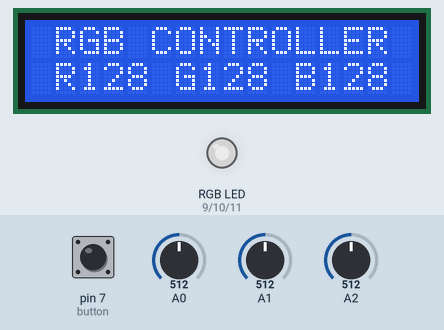
Recording of a sketch running on a simulated Arduino Uno, built with avr-gcc and run on an emulated ATmega328P. On the bench: 16×2 character LCD, an RGB LED mixed from three pins (HIGH = lit). Inputs (shaded band) come from the test bench; at power-on: A0 = 512, A1 = 512, A2 = 512, pin 7 (button) HIGH. Dim RGB values are drawn brighter than linear.

Above: at 3.2 s.
3.3 s: A0 set to 306
At 5.2 s:
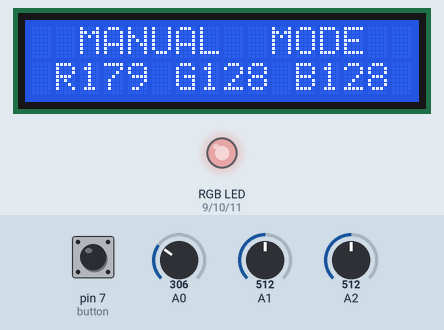
6.3 s: A1 set to 306
At 7.8 s:
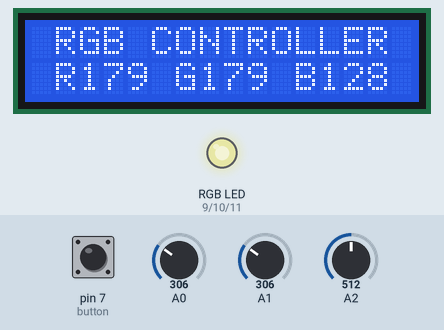
9.3 s: A2 set to 900
At 11.5 s:
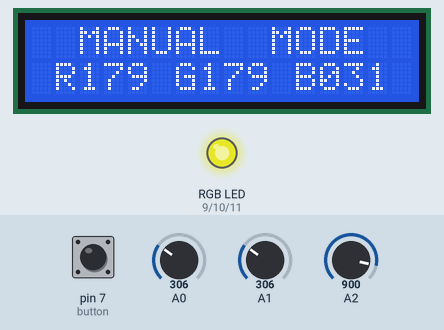
12.3 s: pin 7 (button) pulled LOW for 0.15 s
At 12.7 s:
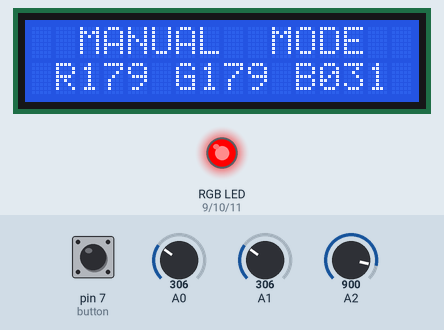
15.3 s: A0 set to 245
17.0 s: A2 set to 1023
Timing chart, 0 to 25.4 s (numbered marks = the images above; inputs shaded):
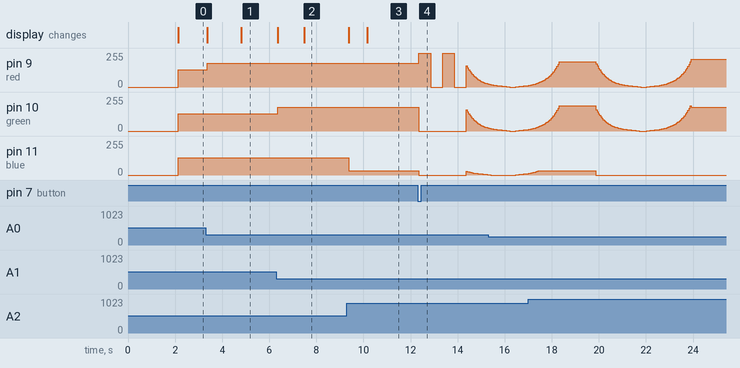

Measured:
- after the input at 3.3 s, pin 9 (red): 128/255 → 179/255 after 0.06 s; the display: first changes after 0.06 s (image 1 shows a later state)
- after the input at 6.3 s, pin 10 (green): 128/255 → 179/255 after 0.06 s; the display: first changes after 0.06 s (image 2 shows a later state)
- after the input at 9.3 s, pin 11 (blue): 128/255 → 31/255 after 0.07 s; the display: first changes after 0.07 s (image 3 shows a later state)
- after the input at 12.3 s, pin 9 (red): 179/255 → 255/255 after 0.06 s, → 0/255 0.50 s later, → 255/255 0.50 s later, → 0/255 0.50 s later, … (23 changes in this stretch)

The sketch:

PcRGB_all.ino
```cpp
//import required libraries
#include <Wire.h>
#include <LiquidCrystal_I2C.h>

//LCD initialisation
LiquidCrystal_I2C lcd = LiquidCrystal_I2C(0x27, 16, 2);

//define pins for RGB values output and button
#define red 9
#define green 10
#define blue 11
#define button 7

//define loop variables to use them later inside loops
int i = 0;
int j = 0;

//define variables for mode selection
const int maxMode = 2; //if you add/remove a mode increase/decrease this value
int mode = 0; //By changing this value you change on which mode the controller will start

//define variables for LCD display and animation
const char *zeroes[] = {"", "0", "00", "000"};
const char *animation[] = {" RGB CONTROLLER ", "  MANUAL  MODE  "};//you can add an extra animation with a different name but you should change the name in line 198 and the animation length accordingly
const int animLen = 2;//enter the length of your animation starting counting from 1
const int maxAnimD = 2000;
int anim_delay = 50;
int curAnim = 0;
int passedD = maxAnimD;

//define variables for reading RGB values from potentiometer
const int minVal = 2; //below this value 0 is returned as reading
int val; //temporarily stores read vealues
int rgb[] = {000, 000, 000};

//define variables for wheel and breath animations
const float breathPercentage = 0.98; //percentage to increase/decrease breathing smoothness
const int wheelDelay = 10;
const int breathDelay = 50;

void setup()
{
  //set analog pins 1-3 as inputs for the potentiometers
  for (i = 0; i < 3; i++);
  {
    pinMode("A" + i, INPUT);
  }

  //same for digital pins for RGB outputs and button
  pinMode(red, OUTPUT);
  pinMode(green, OUTPUT);
  pinMode(blue, OUTPUT);
  pinMode(button, INPUT_PULLUP);

  //LCD initialisation
  lcd.init();
  lcd.backlight();
  lcd.setCursor(0, 0);
  lcd.print(" Your name here ");
  lcd.setCursor(1, 1);
  lcd.print("RGB CONTROLLER");
  delay(2000);
}
void loop()
{
  //change mode if button pressed
  if (digitalRead(button) == LOW)
  {
    //loop through modes
    if (mode < maxMode)
    {
      mode++;

    }
    else
    {
      mode = 0;
    }

    //signal for mode change
    for (int i = 0; i < 2; i++)
    {
      analogWrite(red, 255);
      analogWrite(green, 0);
      analogWrite(blue, 0);
      delay(500);
      analogWrite(red, 0);
      delay(500);
    }
  }

  //go to selected mode
  if (mode == 0)
  {
    manual();
  }
  else if (mode == 1)
  {
    breath();
  }
  else if (mode == 2)
  {
    colorWheel();
  }
}

//loop through colors (rainbow effect)
void colorWheel()
{
  for (/* no initialization */; rgb[0] >= 0, rgb[2] < 255; rgb[2]++, rgb[0]--) /*red -> blue*/
  {
    for (int j = 0; j < 3; j++)
    {
      if (rgb[j] < 0)
      {
        rgb[j] = 0;
      }
      else if (rgb[j] > 255)
      {
        rgb[j] = 255;
      }
    }

    //output RGB values
    analogWrite(red, rgb[0]);
    analogWrite(blue, rgb[2]);
    delay(wheelDelay);

    //test for mode button press
    if (digitalRead(button) == LOW)
    {
      break;
    }
  }

  for (/* no initialization */; rgb[2] >= 0, rgb[1] < 255; rgb[1]++, rgb[2]--) /*blue -> green*/

  {
    for (int j = 0; j < 3; j++)
    {
      if (rgb[j] < 0)
      {
        rgb[j] = 0;
      }
      else if (rgb[j] > 255)
      {
        rgb[j] = 255;
      }
    }
    analogWrite(blue, rgb[2]);
    analogWrite(green, rgb[1]);
    delay(wheelDelay);
    if (digitalRead(button) == LOW)
    {
      break;
    }
  }

  for (/* no initialization */; rgb[1] >= 0, rgb[0] < 255; rgb[0]++, rgb[1]--) /*green -> red*/

  {
    for (int j = 0; j < 3; j++)
    {
      if (rgb[j] < 0)
      {
        rgb[j] = 0;
      }
      else if (rgb[j] > 255)
      {
        rgb[j] = 255;
      }
    }
    analogWrite(red, rgb[0]);
    analogWrite(green, rgb[1]);
    delay(wheelDelay);
    if (digitalRead(button) == LOW)
    {
      break;
    }


  }
}

//changes the color based on the potentiometer input
void manual()
{
  //animation frame change
  if (passedD >= maxAnimD)
  {
    if (curAnim >= animLen)
    {
      curAnim = 0;
    }

    //show animation frame on LCD
    lcd.setCursor(0, 0);
    lcd.print(animation[curAnim]);
    curAnim ++;
    passedD = 0;
  }
  else
  {
    passedD += anim_delay;
  }

  //read values
  valRead();

  //write values to LCD
  lcd.setCursor(1, 1);
  lcd.print("R" + String(zeroes[3 - (String(rgb[0]).length())] + String(rgb[0])) + " G" + String(zeroes[3 - (String(rgb[1]).length())] + String(rgb[1])) + " B" + String(zeroes[3 - (String(rgb[2]).length())] + String(rgb[2]))); //each color is formated with the right amount of zeroes

  //output RGB values
  analogWrite(red, rgb[0]);
  analogWrite(green, rgb[1]);
  analogWrite(blue, rgb[2]);

  delay(anim_delay);
}

void breath()
{
  //read and write values
  valRead();
  analogWrite(red, rgb[0]);
  analogWrite(green, rgb[1]);
  analogWrite(blue, rgb[2]);

  //save rgb values for later use
  int beforeRGB[] = {rgb[0], rgb[1], rgb[2]};
  int previousRGB[] = {0, 0, 0};
  //dim down
  while (rgb[0] > 0 || rgb[1] > 0 || rgb[2] > 0)
  {
    for (int j = 0; j < 3; j++)
    {
      // test for button press
      if (digitalRead(button) == LOW)
      {
        break;
      }

      //change RGB values and correct any mistakes
      if (rgb[j] > 0)
      {
        rgb[j] = round(rgb[j] * 0.9);
        if (rgb[j] == previousRGB[j])
        {
          rgb[j]--;
        }
        previousRGB[j] = rgb[j];
      }
      else
      {
        rgb[j] = 0;
      }

      if (rgb[j] < 0)
      {
        rgb[j] = 0;
      }
      else if (rgb[j] > 255)
      {
        rgb[j] = 255;
      }
    }

    //write new RGB values
    analogWrite(red, rgb[0]);
    analogWrite(green, rgb[1]);
    analogWrite(blue, rgb[2]);

    //test for button press
    if (digitalRead(button) == LOW)
    {
      break;
    }
    delay(breathDelay);
  }
  delay(150);

  previousRGB[0] = -1;
  previousRGB[1] = -1;
  previousRGB[2] = -2;

  // dim up
  while (rgb[0] < beforeRGB[0] || rgb[1] < beforeRGB[1] || rgb[2] < beforeRGB[2])
  {
    for (int j = 0; j < 3; j++)
    {
      //test for button press
      if (digitalRead(button) == LOW)
      {
        break;
      }

      //change RGB values and correct any mistakes
      if (beforeRGB[j] != 0 && rgb[j] < beforeRGB[j] && rgb[j] < 255)
      {
        rgb[j] = round((rgb[j] * 1.1) + 0.3);
        if (rgb[j] == previousRGB[j])
        {
          rgb[j]++;
        }

        previousRGB[j] = rgb[j];
      }
      else
      {
        rgb[j] = beforeRGB[j];
      }
      if (rgb[j] < 0)
      {
        rgb[j] = 0;
      }
      else if (rgb[j] > 255)
      {
        rgb[j] = 255;
      }
    }

    //output new RGB values
    analogWrite(red, rgb[0]);
    analogWrite(green, rgb[1]);
    analogWrite(blue, rgb[2]);

    //test for button press
    if (digitalRead(button) == LOW)
    {
      break;
    }
    delay(breathDelay);
  }
  delay(1500);
}

void valRead()
{
  val = map(analogRead(A0), 0, 1023, 255, 0); //read and map red value
  //correct values
  if (val >= minVal)
  {
    rgb[0] = val;
  }
  else
  {
    rgb[0] = 0;
  }
  val = map(analogRead(A1), 0, 1023, 255, 0);
  if (val >= minVal)
  {
    rgb[1] = val;
  }
  else
  {
    rgb[1] = 0;
  }
  val = map(analogRead(A2), 0, 1023, 255, 0);
  if (val >= minVal)
  {
    rgb[2] = val;
  }
  else
  {
    rgb[2] = 0;
  }
}
```
